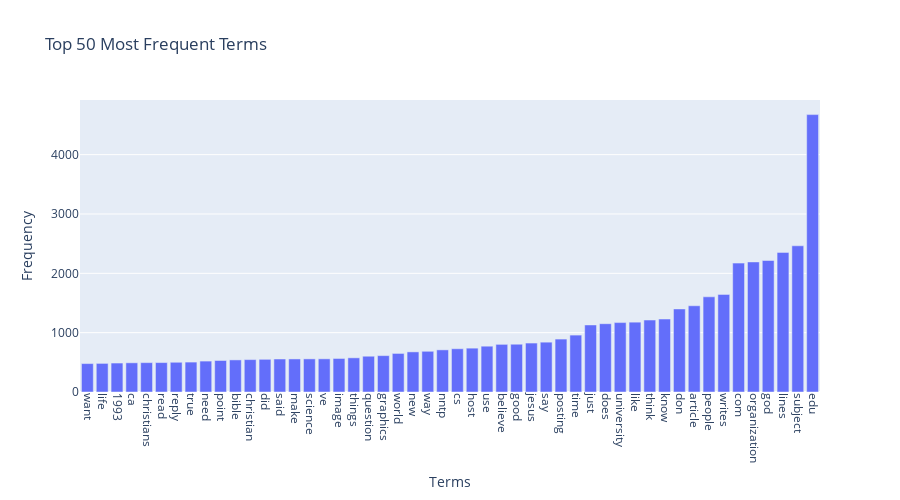

Notebook code cell kept with this figure:
### Markdown cell above
### >>> **Exercise 13 (take home):** 
The chart above only contains 300 vocabulary in the documents, and it's already computationally intensive to both compute and visualize. Can you efficiently reduce the number of terms you want to visualize as an exercise.

### Code cell
# Answer here
# Rank and then select top-N terms
term_frequencies_exercise = np.asarray(X_counts.sum(axis=0)).flatten()

N = 50
top_idx = term_frequencies_exercise.argsort()[-N:]  # indices of top N terms
top_terms = count_vect.get_feature_names_out()[top_idx]
top_frequencies = term_frequencies_exercise[top_idx]

import plotly.express as px

fig = px.bar(
    x=top_terms,
    y=top_frequencies,
    labels={'x': "Terms", 'y': "Frequency"},
    title=f"Top {N} Most Frequent Terms"
)
fig.update_layout(xaxis_tickangle=90, width=900, height=500)
fig.show()

### Figure 1 — Plotly figure (JSON) as saved in the notebook; plotly's stock layout.template omitted (floating-point values rounded to 4 significant figures)
{"data": [{"hovertemplate": "Terms=%{x}<br>Frequency=%{y}<extra></extra>", "legendgroup": "", "marker": {"color": "#636efa", "pattern": {"shape": ""}}, "name": "", "orientation": "v", "showlegend": false, "textposition": "auto", "type": "bar", "x": ["want", "life", "1993", "ca", "christians", "read", "reply", "true", "need", "point", "bible", "christian", "did", "said", "make", "science", "ve", "image", "things", "question", "graphics", "world", "new", "way", "nntp", "cs", "host", "use", "believe", "good", "jesus", "say", "posting", "time", "just", "does", "university", "like", "think", "know", "don", "article", "people", "writes", "com", "organization", "god", "lines", "subject", "edu"], "xaxis": "x", "y": [479, 482, 488, 492, 495, 496, 501, 504, 521, 531, 541, 546, 551, 556, 557, 558, 559, 565, 576, 603, 613, 650, 676, 686, 710, 729, 739, 772, 803, 805, 825, 840, 892, 959, 1130, 1151, 1170, 1177, 1213, 1230, 1400, 1453, 1604, 1645, 2172, 2192, 2216, 2353, 2464, 4675], "yaxis": "y"}], "layout": {"barmode": "relative", "height": 500, "legend": {"tracegroupgap": 0}, "title": {"text": "Top 50 Most Frequent Terms"}, "width": 900, "xaxis": {"anchor": "y", "domain": [0, 1], "tickangle": 90, "title": {"text": "Terms"}}, "yaxis": {"anchor": "x", "domain": [0, 1], "title": {"text": "Frequency"}}}}
